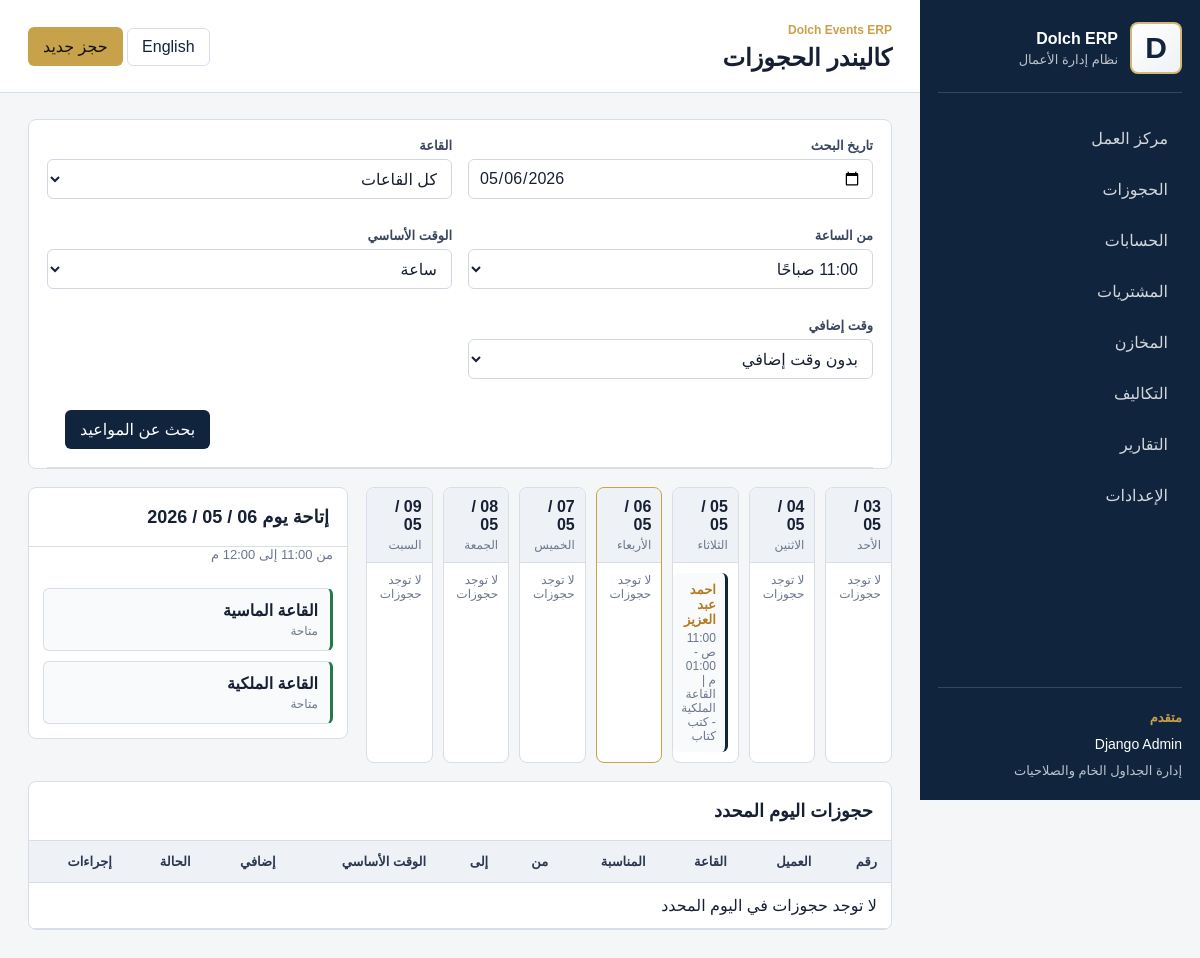
Screenshot of /bookings/calendar/ with the database file from the repository.
### bookings/models.py (models this page shows, shortened)
class Booking(models.Model):
    class BookingStatus(models.TextChoices):
        PENDING = "pending", "قيد المراجعة"
        CONFIRMED = "confirmed", "مؤكد"
        CANCELLED = "cancelled", "ملغي"
        COMPLETED = "completed", "منتهي"
    class DurationType(models.TextChoices):
        ONE_HOUR = "1h", "ساعة"
        TWO_HOURS = "2h", "ساعتان"
        PHOTO_VIDEO_ZAFFA_OFFER = "photo_video_zaffa_offer", "عرض فوتو + فيديو + زفة"
    client = models.ForeignKey(
        Client,
        on_delete=models.PROTECT,
        verbose_name="العميل",
        related_name="bookings"
    )
    hall = models.ForeignKey(
        Hall,
        on_delete=models.PROTECT,
        verbose_name="القاعة",
        related_name="bookings"
    )
    occasion_type = models.ForeignKey(
        OccasionType,
        on_delete=models.PROTECT,
        verbose_name="نوع المناسبة",
        related_name="bookings"
    )
    booking_date = models.DateField(verbose_name="تاريخ الحجز")
    occasion_date = models.DateField(verbose_name="تاريخ المناسبة")
    start_time = models.TimeField(default="11:00", verbose_name="ساعة بداية الحجز")
    duration_type = models.CharField(
        max_length=30,
        choices=DurationType.choices,
        default=DurationType.ONE_HOUR,
        verbose_name="الوقت الأساسي"
    )
    extra_minutes = models.PositiveSmallIntegerField(
        default=0,
        verbose_name="وقت إضافي بالدقائق"
    )
    status = models.CharField(
        max_length=15,
        choices=BookingStatus.choices,
        default=BookingStatus.PENDING,
        verbose_name="حالة الحجز"
    )
    hall_price = models.DecimalField(
        max_digits=12,
        decimal_places=2,
        default=0,
        verbose_name="سعر القاعة"
    )
    services_total = models.DecimalField(
        max_digits=12,
        decimal_places=2,
        default=0,
        verbose_name="إجمالي الخدمات"
    )
    total_price = models.DecimalField(
        max_digits=12,
        decimal_places=2,
        default=0,
        verbose_name="إجمالي السعر"
    )
    amount_paid = models.DecimalField(
        max_digits=12,
        decimal_places=2,
        default=0,
        verbose_name="المبلغ المدفوع"
    )
    notes = models.TextField(blank=True, verbose_name="ملاحظات")
    created_at = models.DateTimeField(auto_now_add=True, verbose_name="وقت الإنشاء")
    updated_at = models.DateTimeField(auto_now=True, verbose_name="آخر تحديث")
    is_posted = models.BooleanField(default=False, verbose_name="مرحل محاسبيًا")
    posted_at = models.DateTimeField(null=True, blank=True, verbose_name="وقت الترحيل")
    posted_by = models.ForeignKey(
        settings.AUTH_USER_MODEL,
        on_delete=models.SET_NULL,
        null=True,
        blank=True,
        related_name="posted_bookings",
        verbose_name="تم الترحيل بواسطة",
    )
    journal_entry = models.ForeignKey(
        JournalEntry,
        on_delete=models.SET_NULL,
        null=True,
        blank=True,
        related_name="bookings",
        verbose_name="قيد اليومية",
    )
    groom_name = models.CharField(max_length=100, blank=True, verbose_name="اسم العريس")
    groom_national_id = models.CharField(max_length=20, blank=True, verbose_name="الرقم القومي للعريس")
    groom_address = models.CharField(max_length=255, blank=True, verbose_name="عنوان العريس")
    bride_name = models.CharField(max_length=100, blank=True, verbose_name="اسم العروسة")
    bride_national_id = models.CharField(max_length=20, blank=True, verbose_name="الرقم القومي للعروسة")
    bride_address = models.CharField(max_length=255, blank=True, verbose_name="عنوان العروسة")
    class Meta:
        verbose_name = "حجز"
        verbose_name_plural = "الحجوزات"
        ordering = ["-occasion_date"]
        permissions = [
            ("can_confirm_booking", "Can confirm and post booking"),
            ("can_unpost_booking", "Can reverse posted booking"),
        ]
    @property
    def duration_minutes(self):
        base_minutes = {
            self.DurationType.ONE_HOUR: 60,
            self.DurationType.TWO_HOURS: 120,
            self.DurationType.PHOTO_VIDEO_ZAFFA_OFFER: 90,
        }.get(self.duration_type, 60)
        return base_minutes + (self.extra_minutes or 0)
    @property
    def end_time(self):
        if not self.start_time:
            return None
        start_datetime = datetime.combine(self.occasion_date, self.start_time)
        return (start_datetime + timedelta(minutes=self.duration_minutes)).time()

class Client(models.Model):
    name = models.CharField(max_length=100, verbose_name="اسم العميل")
    phone = models.CharField(
        max_length=11,
        validators=[phone_validator],
        unique=True,
        verbose_name="رقم الهاتف"
    )
    notes = models.TextField(blank=True, verbose_name="ملاحظات")
    created_at = models.DateTimeField(auto_now_add=True, verbose_name="تاريخ الإضافة")
    class Meta:
        verbose_name = "عميل"
        verbose_name_plural = "العملاء"
        ordering = ["-created_at"]

### core/models.py (models this page shows)
class Hall(models.Model):
    class HallName(models.TextChoices):
        ROYAL   = "royal",   "القاعة الملكية"
        DIAMOND = "diamond", "القاعة الماسية"
    name      = models.CharField(max_length=20, choices=HallName.choices, unique=True, verbose_name="اسم القاعة")
    is_active = models.BooleanField(default=True, verbose_name="مفعّلة")
    class Meta:
        verbose_name        = "قاعة"
        verbose_name_plural = "القاعات"
    def __str__(self):
        return self.get_name_display()

class OccasionType(models.Model):
    class OccasionName(models.TextChoices):
        WEDDING           = "wedding",   "فرح إسلامي"
        MARRIAGE_CONTRACT = "contract",  "كتب كتاب"
        CONDOLENCE        = "condolence","عزاء"
        AQEEQA            = "aqeeqa",    "عقيقة"
        BUSINESS_MEETING  = "meeting",   "اجتماعات عمل"
    name      = models.CharField(max_length=30, choices=OccasionName.choices, unique=True, verbose_name="نوع المناسبة")
    is_active = models.BooleanField(default=True, verbose_name="مفعّل")
    class Meta:
        verbose_name        = "نوع مناسبة"
        verbose_name_plural = "أنواع المناسبات"
    def __str__(self):
        return self.get_name_display()

### bookings/views.py (the view)
# urls.py: path("calendar/", views.booking_calendar, name="booking_calendar"),
def booking_calendar(request):
    selected_date = request.GET.get("date")
    hall_id = request.GET.get("hall")
    selected_time = request.GET.get("start_time") or "11:00"
    selected_duration = request.GET.get("duration_type") or Booking.DurationType.ONE_HOUR
    selected_extra_minutes = int(request.GET.get("extra_minutes") or 0)
    if selected_date:
        try:
            from datetime import date
            selected_date = date.fromisoformat(selected_date)
        except ValueError:
            selected_date = None
    if selected_date is None:
        from django.utils import timezone
        selected_date = timezone.localdate()
    start_date = selected_date - timedelta(days=3)
    days = [start_date + timedelta(days=i) for i in range(7)]
    halls = Hall.objects.filter(is_active=True).order_by("name")
    bookings = Booking.objects.select_related("client", "hall", "occasion_type").filter(
        occasion_date__in=days
    ).exclude(status=Booking.BookingStatus.CANCELLED)
    if hall_id:
        bookings = bookings.filter(hall_id=hall_id)
    calendar_days = []
    for day in days:
        day_bookings = [booking for booking in bookings if booking.occasion_date == day]
        calendar_days.append({
            "date": day,
            "bookings": day_bookings,
            "is_selected": day == selected_date,
        })
    selected_day_bookings = []
    for day_data in calendar_days:
        if day_data["is_selected"]:
            selected_day_bookings = day_data["bookings"]
            break
    selected_start_time = datetime.strptime(selected_time, "%H:%M").time()
    selected_minutes = {
        Booking.DurationType.ONE_HOUR: 60,
        Booking.DurationType.TWO_HOURS: 120,
        Booking.DurationType.PHOTO_VIDEO_ZAFFA_OFFER: 90,
    }.get(selected_duration, 60) + selected_extra_minutes
    selected_start = datetime.combine(selected_date, selected_start_time)
    selected_end = selected_start + timedelta(minutes=selected_minutes)
    busy_hall_ids = set()
    for booking in selected_day_bookings:
        booking_start, booking_end = booking.booking_interval()
        if selected_start < booking_end and selected_end > booking_start:
            busy_hall_ids.add(booking.hall_id)
    available_halls = [hall for hall in halls if hall.id not in busy_hall_ids]
    return render(
        request,
        "bookings/booking_calendar.html",
        {
            "page_title": "كاليندر الحجوزات",
            "calendar_days": calendar_days,
            "selected_date": selected_date,
            "halls": halls,
            "selected_hall_id": int(hall_id) if hall_id else None,
            "selected_time": selected_time,
            "selected_duration": selected_duration,
            "duration_choices": Booking.DurationType.choices,
            "time_choices": BOOKING_TIME_CHOICES,
            "extra_time_choices": EXTRA_TIME_CHOICES,
            "selected_extra_minutes": selected_extra_minutes,
            "selected_end_time": selected_end.time(),
            "available_halls": available_halls,
            "selected_day_bookings": selected_day_bookings,
        },
    )

### templates/bookings/booking_calendar.html (shortened to what this page needs)
{% extends "base.html" %}
{% block topbar_actions %}
<a class="btn gold" href="{% url 'booking_create' %}">حجز جديد</a>
{% endblock %}
{% block content %}
<form method="get" class="panel filter-panel">
    <div class="form-grid">
        <div class="field-group">
            <label for="date">تاريخ البحث</label>
            <input type="date" id="date" name="date" value="{{ selected_date|date:'Y-m-d' }}">
        </div>
        <div class="field-group">
            <label for="hall">القاعة</label>
            <select id="hall" name="hall">
                <option value="">كل القاعات</option>
            </select>
        </div>
        <div class="field-group">
            <label for="start_time">من الساعة</label>
            <select id="start_time" name="start_time">
                {% for value, label in time_choices %}
                <option value="{{ value }}" {% if selected_time == value %}selected{% endif %}>{{ label }}</option>
                {% endfor %}
            </select>
        </div>
        <div class="field-group">
            <label for="duration_type">الوقت الأساسي</label>
            <select id="duration_type" name="duration_type">
                {% for value, label in duration_choices %}
                <option value="{{ value }}" {% if selected_duration == value %}selected{% endif %}>{{ label }}</option>
                {% endfor %}
            </select>
        </div>
        <div class="field-group">
            <label for="extra_minutes">وقت إضافي</label>
            <select id="extra_minutes" name="extra_minutes">
                {% for value, label in extra_time_choices %}
                <option value="{{ value }}" {% if selected_extra_minutes == value %}selected{% endif %}>{{ label }}</option>
                {% endfor %}
            </select>
        </div>
    </div>
    <div class="panel-header">
        <button type="submit">بحث عن المواعيد</button>
    </div>
</form>
<div class="calendar-layout">
    <section class="calendar-grid">
        {% for day in calendar_days %}
        <article class="calendar-day {% if day.is_selected %}selected{% endif %}">
            <header>
                <strong>{{ day.date|date:"d / m" }}</strong>
                <span>{{ day.date|date:"l" }}</span>
            </header>
            <div class="calendar-events">
                {% for booking in day.bookings %}
                <a class="calendar-event status-{{ booking.status }}" href="{% url 'booking_detail' booking.id %}">
                    <strong>{{ booking.client.name }}</strong>
                    <span>{{ booking.start_time|time:"h:i A" }} - {{ booking.end_time|time:"h:i A" }} | {{ booking.hall }} - {{ booking.occasion_type }}</span>
                </a>
                {% empty %}
                <span class="empty-slot">لا توجد حجوزات</span>
                {% endfor %}
            </div>
        </article>
        {% endfor %}
    </section>
    <aside class="panel availability-panel">
        <div class="panel-header">
            <h2>إتاحة يوم {{ selected_date|date:"d / m / Y" }}</h2>
        </div>
        <div class="availability-query">من {{ selected_time }} إلى {{ selected_end_time|time:"h:i A" }}</div>
        <div class="availability-list">
            {% for hall in available_halls %}
            <div class="availability-item available">
                <strong>{{ hall }}</strong>
                <span>متاحة</span>
            </div>
            {% empty %}
            <div class="availability-item busy">
                <strong>لا توجد قاعات متاحة</strong>
                <span>كل القاعات عليها حجوزات في هذا اليوم</span>
            </div>
            {% endfor %}
        </div>
    </aside>
</div>
<div class="panel" style="margin-top: 18px;">
    <div class="panel-header">
        <h2>حجوزات اليوم المحدد</h2>
    </div>
    <div class="table-scroll">
        <table class="data-table">
            <thead>
                <tr>
                    <th>رقم</th>
                    <th>العميل</th>
                    <th>القاعة</th>
                    <th>المناسبة</th>
                    <th>من</th>
                    <th>إلى</th>
                    <th>الوقت الأساسي</th>
                    <th>إضافي</th>
                    <th>الحالة</th>
                    <th>إجراءات</th>
                </tr>
            </thead>
            <tbody>
                {% for booking in selected_day_bookings %}
                <tr>
                    <td>#{{ booking.id }}</td>
                    <td>{{ booking.client.name }}</td>
                    <td>{{ booking.hall }}</td>
                    <td>{{ booking.occasion_type }}</td>
                    <td>{{ booking.start_time|time:"h:i A" }}</td>
                    <td>{{ booking.end_time|time:"h:i A" }}</td>
                    <td>{{ booking.get_duration_type_display }}</td>
                    <td>{{ booking.extra_minutes }} دقيقة</td>
                    <td><span class="badge {{ booking.status }}">{{ booking.get_status_display }}</span></td>
                    <td>
                        <div class="actions">
                            <a class="btn secondary" href="{% url 'booking_detail' booking.id %}">تفاصيل</a>
                            <a class="btn" href="{% url 'booking_print' booking.id %}" target="_blank">طباعة</a>
                        </div>
                    </td>
                </tr>
                {% empty %}
                <tr>
                    <td colspan="10">لا توجد حجوزات في اليوم المحدد</td>
                </tr>
                {% endfor %}
            </tbody>
        </table>
    </div>
</div>
{% endblock %}

### rows the page displays
Booking: client.name "احمد عبد العزيز", start_time "11:00 ص", end_time "01:00 م", hall "القاعة الملكية", occasion_type "كتب كتاب"
Hall: name "القاعة الماسية"
Hall: name "القاعة الملكية"

### other values shown
{{ page_title|default:"Work Center" }} "كاليندر الحجوزات"
{{ day.date|date:"d / m" }} "03 / 05" "04 / 05" "05 / 05" "06 / 05" "07 / 05" "08 / 05" "09 / 05"
{{ day.date|date:"l" }} "الأحد" "الاثنين" "الثلاثاء" "الأربعاء" "الخميس" "الجمعة" "السبت"
{{ selected_date|date:"d / m / Y" }} "06 / 05 / 2026"
{{ selected_end_time|time:"h:i A" }} "12:00 م"
form field start_time "11:00 صباحًا"
form field duration_type "ساعة"
form field extra_minutes "بدون وقت إضافي"
